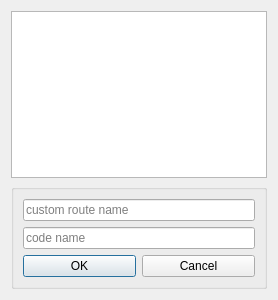
<?xml version="1.0" encoding="UTF-8"?>
<ui version="4.0">
 <class>PBCCustomRouteDialog</class>
 <widget class="QDialog" name="PBCCustomRouteDialog">
  <property name="geometry">
   <rect>
    <x>0</x>
    <y>0</y>
    <width>278</width>
    <height>300</height>
   </rect>
  </property>
  <property name="windowTitle">
   <string>Create a custom route</string>
  </property>
  <layout class="QVBoxLayout" name="verticalLayout_3">
   <item>
    <widget class="QGraphicsView" name="graphicsView"/>
   </item>
   <item>
    <widget class="QGroupBox" name="groupBox">
     <property name="title">
      <string/>
     </property>
     <layout class="QVBoxLayout" name="verticalLayout_2">
      <item>
       <widget class="QLineEdit" name="nameEdit">
        <property name="placeholderText">
         <string>custom route name</string>
        </property>
       </widget>
      </item>
      <item>
       <widget class="QLineEdit" name="codeNameEdit">
        <property name="placeholderText">
         <string>code name</string>
        </property>
        <layout class="QVBoxLayout" name="verticalLayout"/>
       </widget>
      </item>
      <item>
       <layout class="QHBoxLayout" name="horizontalLayout">
        <item>
         <widget class="QPushButton" name="okButton">
          <property name="text">
           <string>OK</string>
          </property>
         </widget>
        </item>
        <item>
         <widget class="QPushButton" name="cancelButton">
          <property name="text">
           <string>Cancel</string>
          </property>
         </widget>
        </item>
       </layout>
      </item>
     </layout>
    </widget>
   </item>
  </layout>
 </widget>
 <resources/>
 <connections>
  <connection>
   <sender>okButton</sender>
   <signal>clicked()</signal>
   <receiver>PBCCustomRouteDialog</receiver>
   <slot>accept()</slot>
   <hints>
    <hint type="sourcelabel">
     <x>198</x>
     <y>266</y>
    </hint>
    <hint type="destinationlabel">
     <x>138</x>
     <y>149</y>
    </hint>
   </hints>
  </connection>
  <connection>
   <sender>cancelButton</sender>
   <signal>clicked()</signal>
   <receiver>PBCCustomRouteDialog</receiver>
   <slot>reject()</slot>
   <hints>
    <hint type="sourcelabel">
     <x>78</x>
     <y>266</y>
    </hint>
    <hint type="destinationlabel">
     <x>138</x>
     <y>149</y>
    </hint>
   </hints>
  </connection>
 </connections>
 <slots>
  <slot>myaccept()</slot>
 </slots>
</ui>
